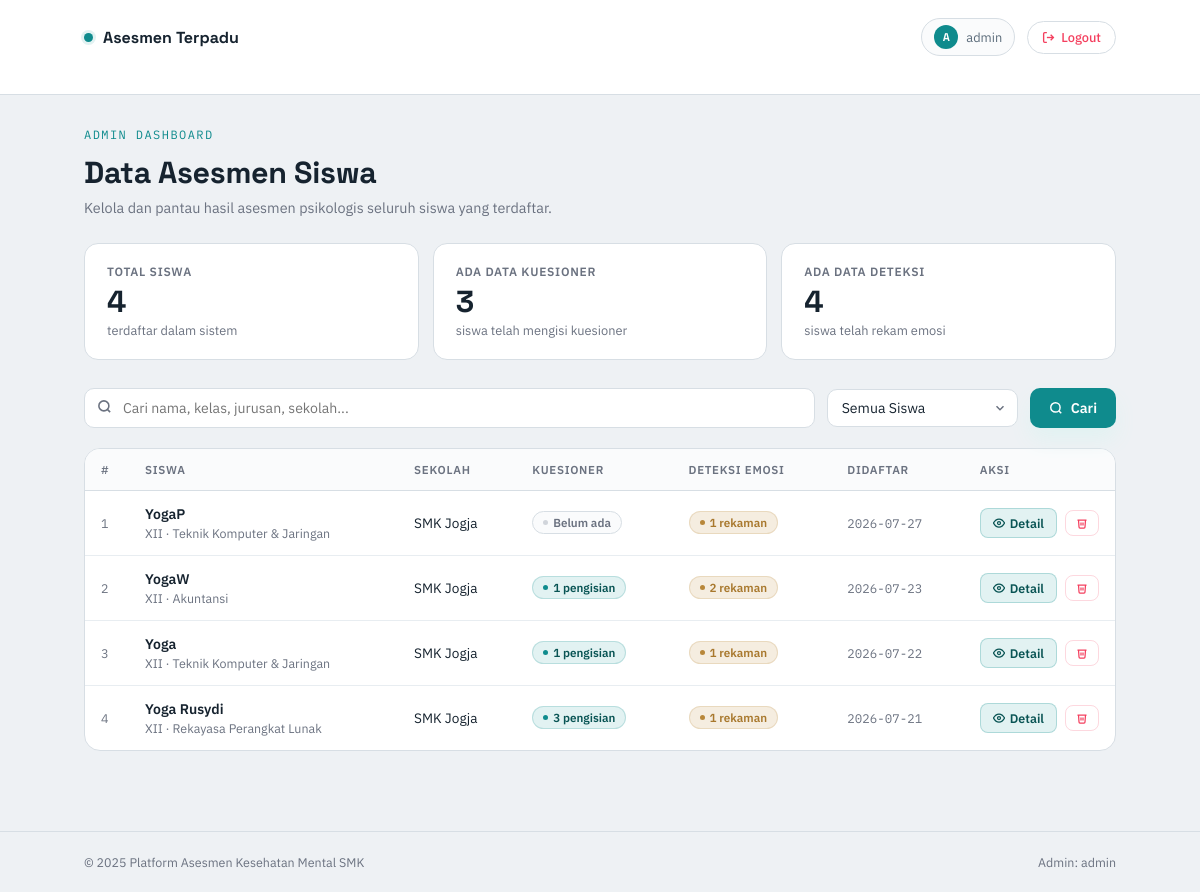
The app's page /admin/dashboard (signed in) with its own data.
### tables this page shows
CREATE TABLE siswa (
            id         INTEGER PRIMARY KEY AUTOINCREMENT,
            nama       TEXT    NOT NULL,
            kelas      TEXT    NOT NULL,
            jurusan    TEXT    NOT NULL,
            sekolah    TEXT    NOT NULL,
            created_at DATETIME DEFAULT (datetime('now', 'localtime'))
        );

### app.py (the view)
@app.route('/admin/dashboard')
@admin_required
def admin_dashboard():
    search        = request.args.get('search', '').strip()
    status_filter = request.args.get('filter', 'semua').strip()
    conn = get_db_connection()
    query = """
        SELECT s.*,
               (SELECT COUNT(*) FROM hasil_kuesioner hk WHERE hk.siswa_id = s.id) AS count_kuesioner,
               (SELECT COUNT(*) FROM hasil_deteksi   hd WHERE hd.siswa_id = s.id) AS count_deteksi
        FROM siswa s
        WHERE 1=1
    """
    params = []
    if search:
        query += " AND (s.nama LIKE ? OR s.kelas LIKE ? OR s.jurusan LIKE ? OR s.sekolah LIKE ?)"
        p = f"%{search}%"
        params.extend([p, p, p, p])
    query += " ORDER BY s.created_at DESC"
    all_students = conn.execute(query, params).fetchall()
    conn.close()
    filtered = []
    for s in all_students:
        has_k = s['count_kuesioner'] > 0
        has_d = s['count_deteksi']   > 0
        if status_filter == 'kuesioner' and not has_k:
            continue
        if status_filter == 'deteksi'   and not has_d:
            continue
        if status_filter == 'kedua'     and not (has_k and has_d):
            continue
        filtered.append(s)
    return render_template(
        'dashboard.html',
        students=filtered,
        search=search,
        status_filter=status_filter
    )

### app.py (called while the page is built)
def admin_required(f):
    @wraps(f)
    def decorated_function(*args, **kwargs):
        if 'admin_id' not in session:
            flash('Silakan login terlebih dahulu sebagai Admin/Guru.', 'danger')
            return redirect(url_for('admin_login'))
        return f(*args, **kwargs)
    return decorated_function

### database.py (called while the page is built)
def get_db_connection():
    conn = sqlite3.connect(DATABASE_PATH)
    conn.row_factory = sqlite3.Row
    conn.execute("PRAGMA journal_mode=WAL")
    conn.execute("PRAGMA foreign_keys=ON")
    return conn

### templates/dashboard.html (shortened to what this page needs)
<!DOCTYPE html>
<html lang="id">
<head>
  <link rel="stylesheet" href="{{ url_for('static', filename='style.css') }}">
</head>
<body>
  <header class="dash-header">
    <div class="wrap">
      <a href="{{ url_for('admin_dashboard') }}" class="dash-brand">
        <span class="dot"></span> Asesmen&nbsp;Terpadu
      </a>
      <div class="dash-meta">
        <div class="admin-badge">
          <div class="av">{{ session.get('admin_username', 'A')[0].upper() }}</div>
          {{ session.get('admin_username', 'Admin') }}
        </div>
        <a href="{{ url_for('logout') }}" class="logout-btn" id="logoutBtn">
          <svg viewBox="0 0 24 24" fill="none" stroke="currentColor" stroke-width="2.5">
            <path d="M9 21H5a2 2 0 0 1-2-2V5a2 2 0 0 1 2-2h4"/>
            <polyline points="16 17 21 12 16 7"/>
            <line x1="21" y1="12" x2="9" y2="12"/>
          </svg>
          Logout
        </a>
      </div>
    </div>
  </header>
  <main class="dash-page">
    <div class="wrap">
      <div style="margin-bottom: 24px;">
        <div class="eyebrow">Admin Dashboard</div>
        <h1 style="font-size: 1.9rem; margin-bottom: 6px;">Data Asesmen Siswa</h1>
        <p class="lede" style="font-size: 0.9rem;">
          Kelola dan pantau hasil asesmen psikologis seluruh siswa yang terdaftar.
        </p>
      </div>
      <div class="stats-row">
        <div class="stat-card">
          <div class="stat-label">Total Siswa</div>
          <div class="stat-value" id="statTotal">{{ students|length }}</div>
          <div class="stat-sub">terdaftar dalam sistem</div>
        </div>
        <div class="stat-card">
          <div class="stat-label">Ada Data Kuesioner</div>
          <div class="stat-value" id="statKuesioner">
            {{ students | selectattr('count_kuesioner', 'greaterthan', 0) | list | length }}
          </div>
          <div class="stat-sub">siswa telah mengisi kuesioner</div>
        </div>
        <div class="stat-card">
          <div class="stat-label">Ada Data Deteksi</div>
          <div class="stat-value" id="statDeteksi">
            {{ students | selectattr('count_deteksi', 'greaterthan', 0) | list | length }}
          </div>
          <div class="stat-sub">siswa telah rekam emosi</div>
        </div>
      </div>
      <form method="GET" action="{{ url_for('admin_dashboard') }}" id="filterForm">
        <div class="controls">
          <div class="search-wrap">
            <span class="search-icon">
            </span>
            <input type="text" name="search" id="searchInput" class="search-input"
                   placeholder="Cari nama, kelas, jurusan, sekolah..."
                   value="{{ search }}"
                   autocomplete="off">
          </div>
          <select name="filter" id="filterSelect" class="filter-select"
                  onchange="document.getElementById('filterForm').submit()">
            <option value="semua"    {% if status_filter == 'semua'    %}selected{% endif %}>Semua Siswa</option>
          </select>
          <button type="submit" class="btn btn-primary" style="border-radius: 10px; padding: 10px 18px; font-size: 0.88rem;">
            <svg viewBox="0 0 24 24" fill="none" stroke="currentColor" stroke-width="2.5" width="14" height="14">
              <circle cx="11" cy="11" r="8"/><line x1="21" y1="21" x2="16.65" y2="16.65"/>
            </svg>
            Cari
          </button>
        </div>
      </form>
      <div class="table-wrap">
        {% if students %}
        <table>
          <thead>
            <tr>
              <th style="width: 44px;">#</th>
              <th>Siswa</th>
              <th>Sekolah</th>
              <th>Kuesioner</th>
              <th>Deteksi Emosi</th>
              <th>Didaftar</th>
              <th style="width: 140px;">Aksi</th>
            </tr>
          </thead>
          <tbody>
            {% for s in students %}
            <tr>
              <td style="color: var(--muted); font-family: 'IBM Plex Mono', monospace; font-size: 0.78rem;">
                {{ loop.index }}
              </td>
              <td>
                <div class="name">{{ s.nama }}</div>
                <div class="sub">{{ s.kelas }} &middot; {{ s.jurusan }}</div>
              </td>
              <td>
                <div style="font-size: 0.85rem;">{{ s.sekolah }}</div>
              </td>
              <td>
                {% if s.count_kuesioner > 0 %}
                  <span class="badge badge-yes">
                    <span class="badge-dot dot-yes"></span>
                    {{ s.count_kuesioner }} pengisian
                  </span>
                {% else %}
                  <span class="badge badge-no">
                    <span class="badge-dot dot-no"></span>
                    Belum ada
                  </span>
                {% endif %}
              </td>
              <td>
                {% if s.count_deteksi > 0 %}
                  <span class="badge badge-amber">
                    <span class="badge-dot dot-amber"></span>
                    {{ s.count_deteksi }} rekaman
                  </span>
                {% else %}
                  <span class="badge badge-no">
                    <span class="badge-dot dot-no"></span>
                    Belum ada
                  </span>
                {% endif %}
              </td>
              <td style="font-size: 0.78rem; color: var(--muted); font-family: 'IBM Plex Mono', monospace; white-space: nowrap;">
                {{ s.created_at[:10] if s.created_at else '-' }}
              </td>
              <td>
                <div class="action-group">
                  <button class="btn-detail" onclick="openStudentDetail({{ s.id }})" id="detailBtn-{{ s.id }}">
                    <svg viewBox="0 0 24 24" fill="none" stroke="currentColor" stroke-width="2.5">
                      <path d="M1 12s4-8 11-8 11 8 11 8-4 8-11 8-11-8-11-8z"/>
                      <circle cx="12" cy="12" r="3"/>
                    </svg>
                    Detail
                  </button>
                  <button class="btn-delete" onclick="deleteStudent({{ s.id }}, '{{ s.nama }}')" id="deleteBtn-{{ s.id }}">
                    <svg viewBox="0 0 24 24" fill="none" stroke="currentColor" stroke-width="2.5">
                      <polyline points="3 6 5 6 21 6"/>
                      <path d="M19 6l-1 14a2 2 0 0 1-2 2H8a2 2 0 0 1-2-2L5 6"/>
                      <path d="M10 11v6M14 11v6"/>
                    </svg>
                  </button>
                </div>
              </td>
            </tr>
            {% endfor %}
          </tbody>
        </table>
        {% endif %}
      </div>
    </div>
  </main>
  <footer>
    <div class="wrap">
      <span>© 2025 Platform Asesmen Kesehatan Mental SMK</span>
      <span>Admin: {{ session.get('admin_username', '') }}</span>
    </div>
  </footer>
</body>
</html>

### templates/style.css (style rules this page uses)
:root { --bg: #eef1f4; --panel: #ffffff; --surface: #fafbfc; --ink: #16232f; --ink-light: #e2e8f0; --muted: #6b7280; --muted-alt: #5b6b7a; --line: #d7dee4; --line-soft: #e8edf1; --teal: #0f8b8d; --teal-soft: #e2f2f2; --teal-dark: #095454; --amber: #b8873a; --amber-dark: #a8782d; --amber-soft: #f5ede0; --violet: #4a4fd6; --violet-soft: #e9e9fb; --violet-label: #818cf8; --violet-num: #a5b4fc; --violet-item: #cbd5e1; --accent: #3b5bdb; --accent-light: #e8ecff; --text: #1f2430; --border: #e2e4ea; --danger: #f43f5e; --overlay-bg: rgba(16, 24, 31, 0.62); --shadow-ink: rgba(22, 35, 47, 0.08); --shadow-panel: rgba(22, 35, 47, 0.06); --shadow-amber: rgba(184, 135, 58, 0.2); }
* { box-sizing: border-box; }
html { scroll-behavior: smooth; }
body { margin: 0; background: var(--bg); color: var(--ink); font-family: 'IBM Plex Sans', system-ui, sans-serif; -webkit-font-smoothing: antialiased; }
.wrap { max-width: 1080px; margin: 0 auto; padding: 0 24px; }
header { padding: 28px 0 8px; border-bottom: 1px solid var(--line); }
header .wrap { padding-bottom: 20px; }
.eyebrow { font-family: 'IBM Plex Mono', monospace; font-size: 0.75rem; letter-spacing: 0.12em; text-transform: uppercase; color: var(--teal); margin-bottom: 14px; }
h1 { font-family: 'Space Grotesk', sans-serif; font-size: 2.6rem; line-height: 1.12; margin: 0 0 16px; letter-spacing: -0.01em; }
.lede { font-size: 1.02rem; color: var(--muted); line-height: 1.6; margin: 0; }
.btn { display: inline-flex; align-items: center; justify-content: center; gap: 8px; border-radius: 999px; border: 1px solid transparent; padding: 12px 18px; font-family: inherit; font-size: 0.92rem; font-weight: 600; cursor: pointer; transition: transform 0.16s ease, box-shadow 0.16s ease, border-color 0.16s ease, background 0.16s ease; }
.btn-primary { background: var(--teal); color: #fff; box-shadow: 0 12px 20px var(--teal-soft); }
footer { border-top: 1px solid var(--line); padding: 22px 0; }
footer .wrap { display: flex; justify-content: space-between; align-items: center; font-size: 0.78rem; color: var(--muted); }

### records on screen
siswa: nama "YogaP", kelas "XII", jurusan "Teknik Komputer & Jaringan", sekolah "SMK Jogja", shows "Belum ada", count_deteksi "1", created_at "2026-07-27"
siswa: nama "YogaW", kelas "XII", jurusan "Akuntansi", sekolah "SMK Jogja", count_kuesioner "1", count_deteksi "2", created_at "2026-07-23"
siswa: nama "Yoga", kelas "XII", jurusan "Teknik Komputer & Jaringan", sekolah "SMK Jogja", count_kuesioner "1", count_deteksi "1", created_at "2026-07-22"
siswa: nama "Yoga Rusydi", kelas "XII", jurusan "Rekayasa Perangkat Lunak", sekolah "SMK Jogja", count_kuesioner "3", count_deteksi "1", created_at "2026-07-21"

### other values on screen
{{ session.get('admin_username', 'A')[0].upper() }} "A"
{{ session.get('admin_username', 'Admin') }} "admin"
{{ students|length }} "4"
{{ session.get('admin_username', '') }} "admin"
